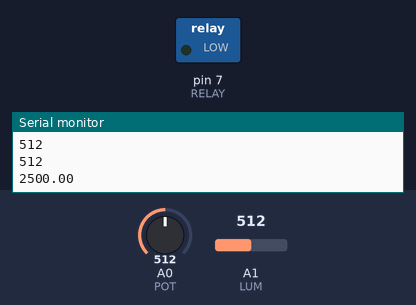
Recording of a sketch running on a simulated Arduino Uno, built with avr-gcc and run on an emulated ATmega328P. Parts: switched loads named in the sketch (green lamp = pin HIGH), the last lines printed to the serial monitor. The test bench sets the inputs (shaded band); at power-on: A0 (POT) = 512, A1 (LUM) = 512.

Above: at 1.2 s.
1.3 s: A0 (POT) set to 534
At 2.6 s:
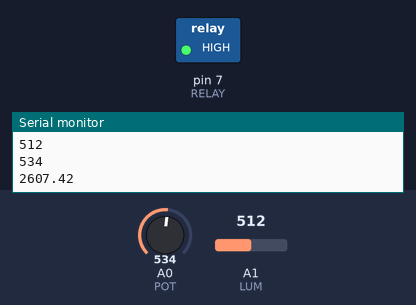
2.9 s: A0 (POT) set to 306
At 4.1 s:
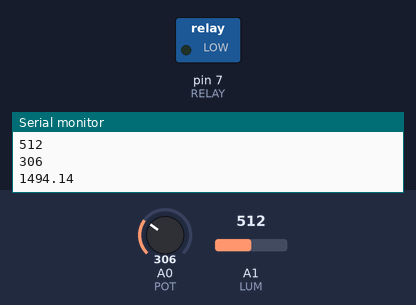
4.5 s: A0 (POT) set to 716
At 5.7 s:
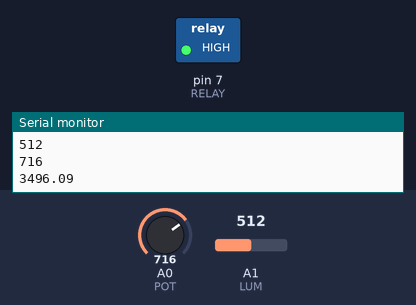
Timing chart, 0 to 7.5 s (numbered marks = the images above; inputs shaded):
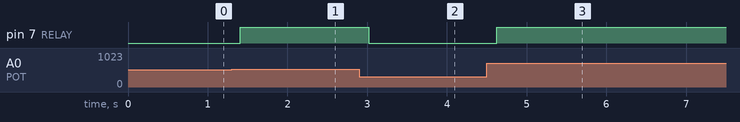

The sketch:

potard.ino
```cpp
#define POT A0
#define LUM A1
#define RELAY 7
#define HYST 4

void setup() {
  Serial.begin(9600);
pinMode(RELAY,OUTPUT);
}

void loop() {
  int pot = analogRead(POT);
  int lum=analogRead(LUM);
  if(lum>pot+HYST) {
    digitalWrite(RELAY,0);
  }else {
    if (lum<pot-HYST){

     digitalWrite(RELAY,1);
    }
  }
  Serial.println(lum);
  Serial.println(pot);
  float mvolt = (5000.0*pot)/1024;
  Serial.println(mvolt);
delay(200);

}
```

Measured:
- the behaviour switches between 516 and 517 on A0 (POT) (found by bisection; images 0 and 1)
- after the input at 1.3 s, pin 7 (RELAY): LOW → HIGH after 0.11 s
- after the input at 2.9 s, pin 7 (RELAY): HIGH → LOW after 0.12 s
- after the input at 4.5 s, pin 7 (RELAY): LOW → HIGH after 0.13 s
